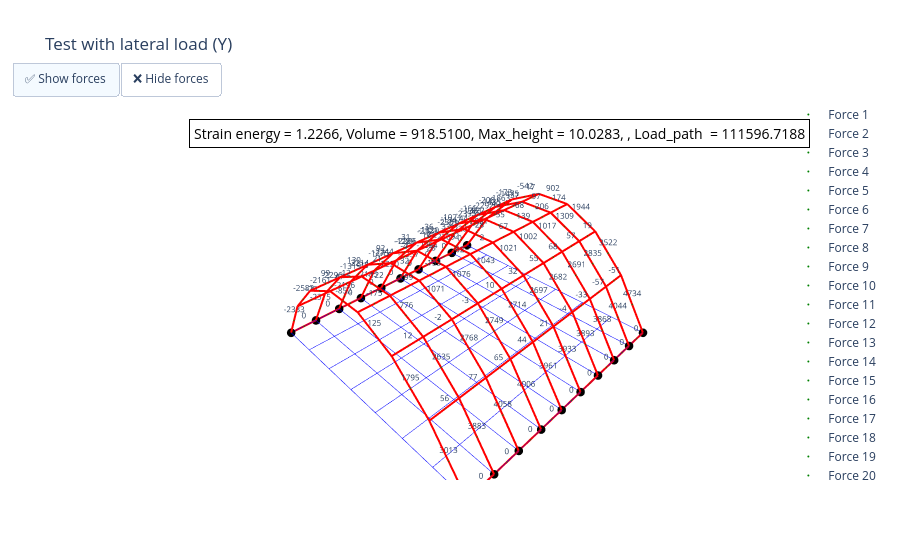

The code cell stored with this chart in its notebook:
### Code cell
######## Fe_test
####### Set FE context
F_test = torch.zeros(total_dof, dtype=torch.float32, device=device)
f_test = [1] * len(Free_nodes)  # The force type
F_vatest = torch.tensor([1] * len(Free_nodes), device=device) * 1000 # The force value/direction

for idx, i in enumerate(Free_nodes):
    F_test[6 * (i - 1) + f_test [idx]] = F_vatest [idx]  # unit: KN / KN*m
    
q_test = q.cpu().clone().detach()
q_vec_t = torch.zeros(n_elements, requires_grad=True, device=device).clone()
for i in range(len(idx_X)):
    q_vec_t[idx_X[i,:]] = q_test[i] 
for j in range(len(idx_Y)):
    q_vec_t[idx_Y[j,:]] = q_test[j+len(idx_X)]  
Q_t = torch.diag(q_vec_t) * 1 / r  # scaling

new_node_coords_t = FDM(Q_t, F_value) 

Test_coords = new_node_coords_t.clone()
Strain_energy_test, forces_test, _, _, Beam_lens, _, _ = Strain_E(Test_coords, connectivity, fixed_dof, F_test)

force_t = forces_test[:, 0, 0]
load_path_t = torch.dot(force_t , Beam_lens)
print('load_path', load_path_t)

Total_ES_t = torch.sum(Strain_energy_test)
print(Total_ES_t)

SED = Total_ES_t / Volume


x_orig = grid_points[:, 0].cpu().detach().numpy()
y_orig = grid_points[:, 1].cpu().detach().numpy()
z_orig = grid_points[:, 2].cpu().detach().numpy()

x_fdm = Test_coords[:, 0].cpu().detach().numpy()
y_fdm = Test_coords[:, 1].cpu().detach().numpy()
z_fdm = Test_coords[:, 2].cpu().detach().numpy()

fig = go.Figure()

for connection in connectivity:
    i, j = connection
    fig.add_trace(go.Scatter3d(
        x=[x_orig[i-1], x_orig[j-1]],
        y=[y_orig[i-1], y_orig[j-1]],
        z=[z_orig[i-1], z_orig[j-1]],
        mode='lines',
        line=dict(color='blue', width=1),
        name='Grid',
        showlegend=False
    ))

for connection in connectivity:
    i, j = connection
    fig.add_trace(go.Scatter3d(
        x=[x_fdm[i-1], x_fdm[j-1]],
        y=[y_fdm[i-1], y_fdm[j-1]],
        z=[z_fdm[i-1], z_fdm[j-1]],
        mode='lines',
        line=dict(color='red', width=4),
        name='FDM solution',
        showlegend=False
    ))


for node in Fixed_nodes:
    fig.add_trace(go.Scatter3d(
        x=[x_fdm[node-1]],
        y=[y_fdm[node-1]],
        z=[z_fdm[node-1]],
        mode='markers+text',
        marker=dict(size=5, color='black'),
        name=f'Fixed Node {node}',
        showlegend=False
    ))
    

force_traces = []
force_np = force_t.cpu().detach().numpy() 
for idx, connection in enumerate(connectivity):
    i, j = connection
    mid_x = (x_fdm[i-1] + x_fdm[j-1]) / 2
    mid_y = (y_fdm[i-1] + y_fdm[j-1]) / 2
    mid_z = (z_fdm[i-1] + z_fdm[j-1]) / 2
    trace = go.Scatter3d(
        x=[mid_x],
        y=[mid_y],
        z=[mid_z],
        mode='markers+text',
        marker=dict(size=1, color='green'),
        text=[f"{force_np[idx]:.0f}"],
        textposition='top center',
        textfont=dict(size=8),
        name=f'Force {idx+1}',
        visible=True
    )
    force_traces.append(trace)
    fig.add_trace(trace)

fig.update_layout(
    updatemenus=[
        dict(
            type="buttons",
            direction="right",
            x=0.1,
            y=1.1,
            buttons=[
                dict(
                    label="✅ Show forces",
                    method="update",
                    args=[{"visible": [True] * len(fig.data)}],
                ),
                dict(
                    label="❌ Hide forces",
                    method="update",
                    args=[{"visible": [True] * (len(fig.data) - len(force_traces)) + [False] * len(force_traces)}],
                )
            ]
        )
    ],
    scene=dict(
        xaxis=dict(
            showbackground=False,
            showgrid=False,
            showline=False,
            showticklabels=False,
            title=''
        ),
        yaxis=dict(
            showbackground=False,
            showgrid=False,
            showline=False,
            showticklabels=False,
            title=''
        ),
        zaxis=dict(
            showbackground=False,
            showgrid=False,
            showline=False,
            showticklabels=False,
            title=''
        ),
        aspectmode='data'
    ),
    title='Test with lateral load (Y)',
    # title='Test with gravity load',
    annotations=[
        dict(
            x=0.05,  # X position (0-1, left to right)
            y=0.95,  # Y position (0-1, bottom to top)
            xref="paper",
            yref="paper",
            text=f"Strain energy = {Total_ES_t:.4f}, Volume = {Volume:.4f}, Max_height = {Max_height:.4f}, , Load_path  = {load_path_t :.4f}",
            showarrow=False,
            font=dict(
                size=14,
                color="black"
            ),
            bgcolor="white",
            bordercolor="black",
            borderwidth=1,
            borderpad=4
        )
    ]
)

fig.show()
fig.write_html("E_strain Test(Y).html")
print(f"Strain energy= {Total_ES_t:.4f}, Volume = {Volume:.4f}, Max_height = {Max_height:.4f}, Load_path  = {load_path_t :.4f} ")
